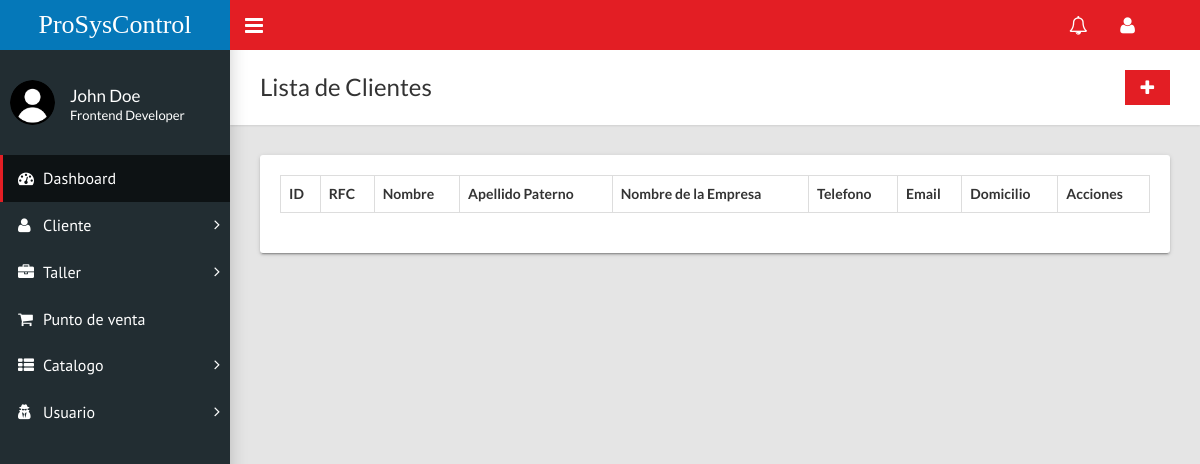
The page /home.php?c=cliente on the database as committed earlier.
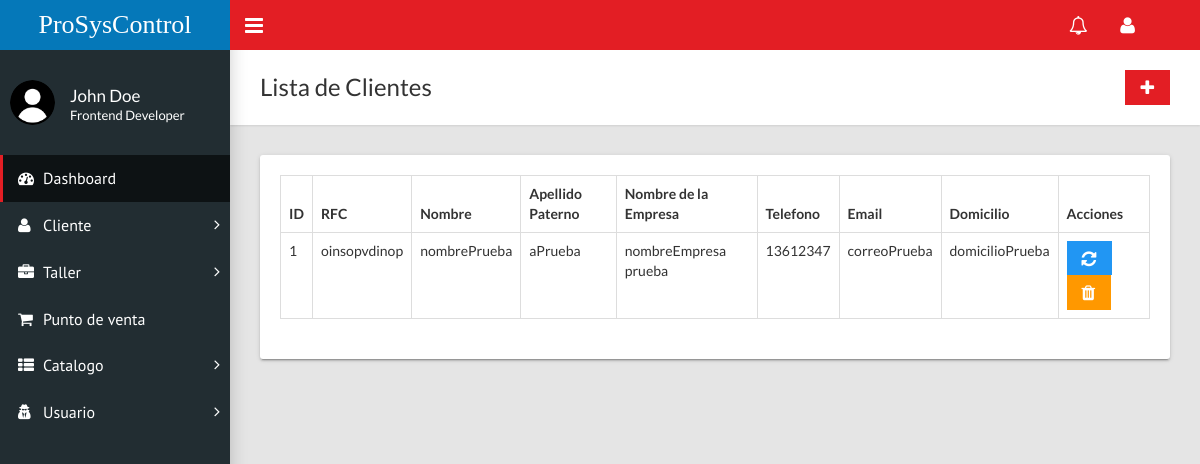
The same page on the database as committed later.
### tables this page shows
CREATE TABLE `clientes` (
  `idClientes` int(11) NOT NULL,
  `rfc` varchar(20) NOT NULL,
  `nombreCliente` varchar(50) NOT NULL,
  `apellidoP` varchar(50) NOT NULL,
  `apellidoM` varchar(50) NOT NULL,
  `nombreEmpresa` varchar(70) NOT NULL,
  `telefono` varchar(10) NOT NULL,
  `email` varchar(70) NOT NULL,
  `domicilio` varchar(150) NOT NULL
);

### controladores/cliente.controlador.php (called while the page is built, shortened)
<?php
require_once "modelos/cliente.php";
class ClienteControlador{
    public function __CONSTRUCT(){
        $this->modelo = new Cliente;
    }
    public function Inicio(){
        require_once "vistas/encabezado.php";
        require_once "vistas/cliente/index.php";
        require_once "vistas/pie.php";
    }
}

### modelos/database.php (called while the page is built, shortened)
<?php
class Database{
    public static function Conectar(){
        try{
            $conexion = new PDO("mysql:host=".self::servidor.";dbname=".self::nombrebd.";charset=utf8", self::usuariobd,
            self::clave);
            $conexion -> setAttribute(PDO::ATTR_ERRMODE, PDO::ERRMODE_EXCEPTION);
            return $conexion;
        }catch(PDOException $e){
            return "Fallo " .$e->getMessage();
        }
    }
}

### modelos/cliente.php (called while the page is built, shortened)
<?php
class Cliente{
    public function __CONSTRUCT(){
        $this->pdo = Database::Conectar();
    }
    public function Listar(){
        try{
            $consulta = $this->pdo->prepare("SELECT * FROM clientes;");
            $consulta->execute();
            return $consulta->fetchAll(PDO::FETCH_OBJ);
        }catch(Exception $excepcion){
            die($excepcion->getMessage());
        }
    }
}

### vistas/cliente/index.php (the view)
<div class="content-wrapper">
        <div class="page-title">
          <div>
            <h1>Lista de Clientes</h1>
          </div>
          <div>
            <a class="btn btn-primary btn-flat" href="?c=cliente&a=FormCrear"><i class="fa fa-lg fa-plus"></i></a>
            </div>
        </div>
        <div class="row">
          <div class="col-md-12">
            <div class="card">
              <div class="card-body">
                <table class="table table-hover table-bordered" id="sampleTable">
                  <thead>
                    <tr>
                      <th>ID</th>
                      <th>RFC</th>
                      <th>Nombre</th>
                      <th>Apellido Paterno</th>
                      <th>Nombre de la Empresa</th>
                      <th>Telefono</th>
                      <th>Email</th>
                      <th>Domicilio</th>
                      <th>Acciones</th>
                    </tr>
                  </thead>
                  <tbody>
                    <?php foreach($this->modelo->Listar() as $clienteSQL):?>
                    <tr>
                      <td><?=$clienteSQL->idClientes?></td>
                      <td><?=$clienteSQL->rfc?></td>
                      <td><?=$clienteSQL->nombreCliente?></td>
                      <td><?=$clienteSQL->apellidoP?></td>
                      <td><?=$clienteSQL->nombreEmpresa?></td>
                      <td><?=$clienteSQL->telefono?></td>
                      <td><?=$clienteSQL->email?></td>
                      <td><?=$clienteSQL->domicilio?></td>
                      <td><a class="btn btn-info btn-flat" href="?c=cliente&a=FormCrear&id=<?=$clienteSQL->idClientes?>"><i class="fa fa-lg fa-refresh"></i></a> <a class="btn btn-warning btn-flat" href="?c=cliente&a=Borrar&id=<?=$clienteSQL->idClientes?>"><i class="fa fa-lg fa-trash"></i></a></td>
                    </tr>
                    <?php endforeach;?>
                  </tbody>
                </table>
              </div>
            </div>
          </div>
        </div>
      </div>
    </div>

Rows that differ between the two databases and show on the page:
added clientes: idClientes "1", rfc "oinsopvdinop", nombreCliente "nombrePrueba", apellidoP "aPrueba", nombreEmpresa "nombreEmpresa prueba", telefono "13612347", email "correoPrueba", domicilio "domicilioPrueba"
